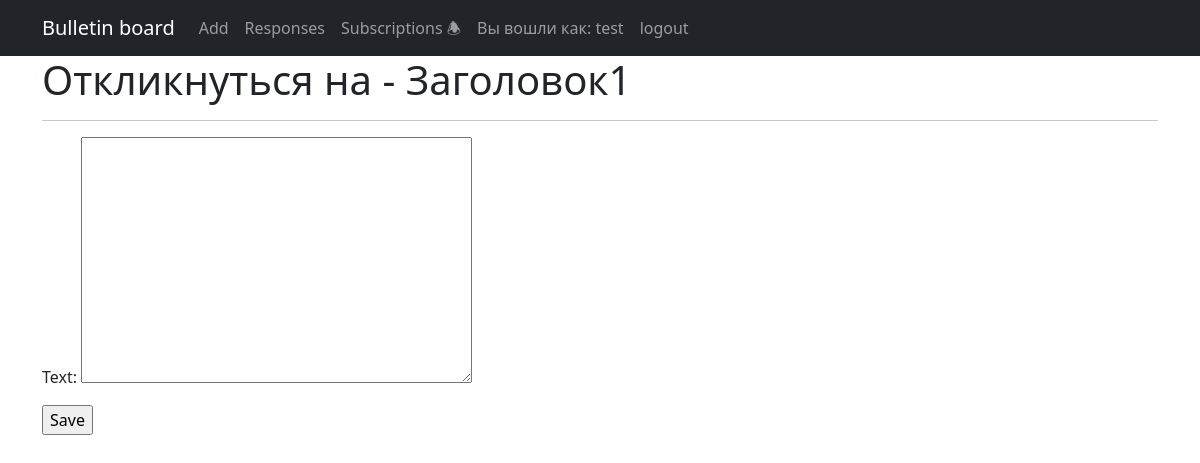
/1/responses/create/ (signed in), run on an earlier commit of the app's database.
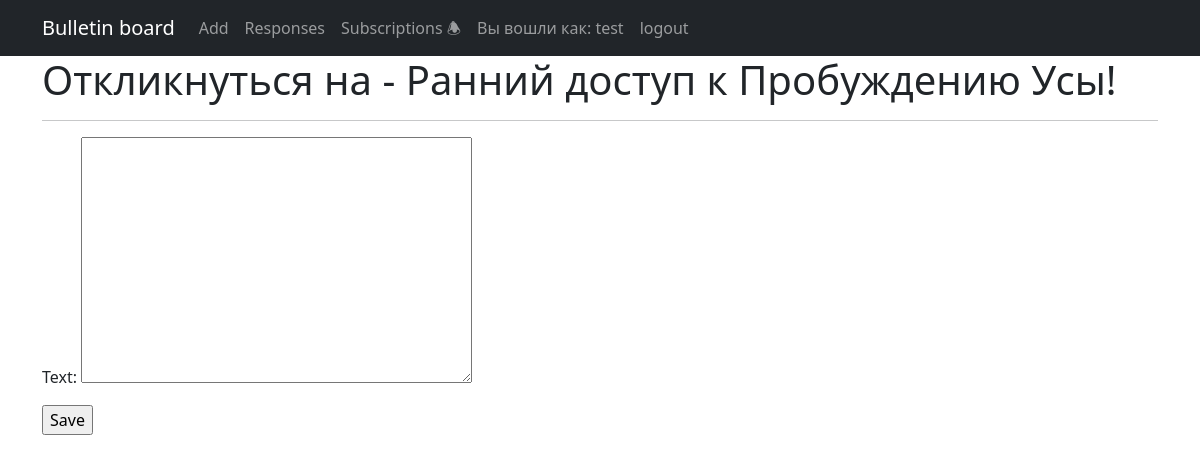
And on a later commit of the database.
### ads/models.py (models this page shows, shortened)
class Ads(models.Model):
    header = models.CharField(max_length=128)
    text = RichTextField()
    date_create = models.DateTimeField(auto_now_add=True)
    author = models.ForeignKey(User, on_delete=models.CASCADE)
    category = models.ForeignKey(Category, on_delete=models.CASCADE)
    def __str__(self):
        return self.header

### ads/views.py (the view, shortened to what this page needs)
# urls.py: path('<int:ad>/responses/create/', ResponseCreate.as_view(), name='responses_create'),
class ResponseCreate(LoginRequiredMixin, CreateView):
    form_class = ResponseForm
    model = Response
    template_name = 'response_create.html'
    def get_context_data(self, **kwargs):
        context = super().get_context_data(**kwargs)
        context['adheader'] = str(Ads.objects.get(id=self.kwargs['ad']))
        return context

### ads/forms.py
class ResponseForm(forms.ModelForm):
    class Meta:
        model = Response
        fields = [
            'text',
        ]

### templates/response_create.html (shortened to what this page needs)
{% extends 'flatpages/default.html' %}
{% block content %}
<h1>Откликнуться на - {{ adheader }}</h1>
<hr>
<form action="" method="post">
    {{ form.as_p }}
    <input type="submit" value="Save" />
</form>
{% endblock content %}

What changed in the data, as far as the page shows it:
changed Ads: header "Заголовок1" → "Ранний доступ к Пробуждению Усы!"
